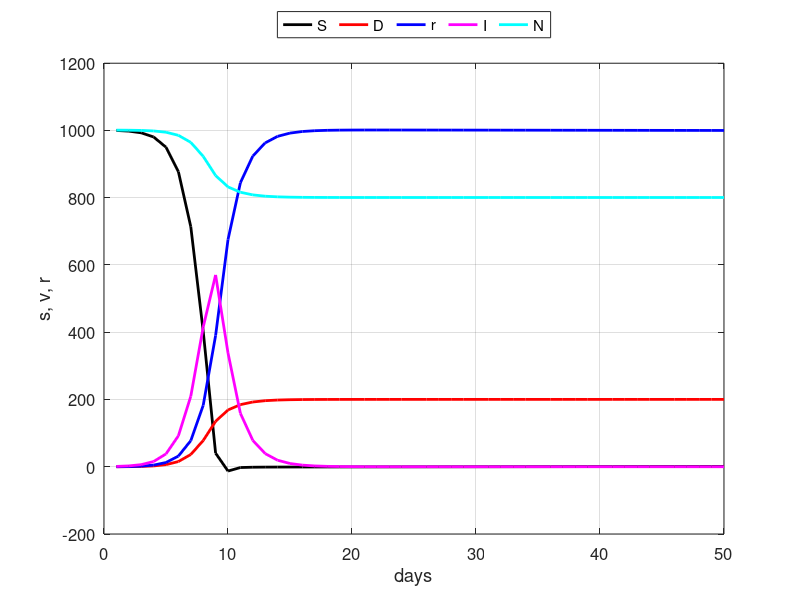

MATLAB code to generate this figure:
% svr3.m

close all
clear
clc

% Number of time steps [days]
  nT = 50;

% Initialize arrays
  N = zeros(nT,1);
  S = zeros(nT,1);
  D = zeros(nT,1);
  R = zeros(nT,1);
  I = zeros(nT,1);
  t = 1:nT;
  
% Initial values
  N(1) = 1001;
  S(1) = 1000;
  D(1) = 0;
  R(1) = 0;
  I(1) = 1;
  
% Parameters
  a = 2;
  b = 0.5;
  c = 5e-5;
  d = 1e-1;
  
% time evolution
for n = 2:nT
  S(n) = S(n-1) - a*S(n-1)*I(n-1)/N(n-1) + c*R(n-1);
  I(n) = I(n-1) + a*S(n-1)*I(n-1)/N(n-1) - b*I(n-1);
  R(n) = R(n-1) + b*I(n-1) - c*R(n-1);
  D(n) = D(n-1) + d*I(n);
  N(n) = S(n) + I(n) + R(n) - D(n);
  
end


figure(1)
  set(gcf,'units','normalized');
  set(gcf,'position',[0.02 0.05 0.3 0.5]);
  set(gcf,'color','w');

  xP = t; yP = S;
    plot(xP,yP,'k','linewidth',2)
    hold on  
  yP = D;
    plot(xP,yP,'r','linewidth',2)
  yP = R;  
    plot(xP,yP,'b','linewidth',2)
  yP = I;  
    plot(xP,yP,'m','linewidth',2)
  yP = N;  
    plot(xP,yP,'c','linewidth',2)  
    
%     set(gca,'xtick',0:20:nT)
    grid on
   legend('S','D','r','I','N','orientation','horizontal','location','northoutside')
    xlabel('days')
    ylabel('s, v, r')
    set(gca,'fontsize',12)
